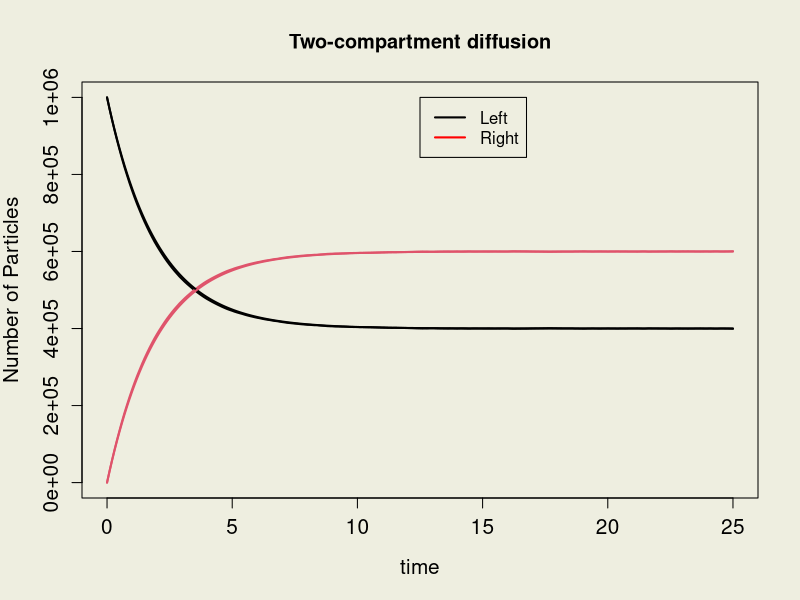

R code for this plot:
# Dynamic Models in Biology, Stephen Ellner and John Guckenheimer
# TwoState2.R simulates a group of particles moving 
# back and forth between two compartments, using a coin-tossing
# process. In time interval dt, each particle in the left box has
# probability R*dt of moving to the right box, and each one in the right
# box has probability L*dt of moving into the left box. For dt small
# and a large number of particles, the process should be approximated
# by a two-compartment differential equation
#
#   dQ1/dt= -R*Q1 + L*Q2      dQ2/dt= -L*Q2 + R*Q11
#
# Simulations of the Markov Chain are plotted along with solutions
# of the differential equation using R's ode function.  


rm(list=ls(all=TRUE)); # clear past actions from R's memory 
require(deSolve);

# parameters
R=0.3; L=0.2; dt=0.1; tmax=25; 

# initial condition
nL0=10^6; nR0=0; ntot=nL0+nR0; 

# movement probabilities per time step 
Rdt=R*dt; Ldt=L*dt;

# initialize variables for current population size
nL=nL0; nR=nR0; 

# initialize vectors storing the results over time
ntL=nL; ntR=nR;  t=0; tvals=0;

while(t<tmax) {
   # how many move from L to R?
    moveR=ifelse(nL>0, rbinom(1,nL,Rdt), 0);
   # how many move from R to L?
    moveL=ifelse(nR>0, rbinom(1,nR,Ldt), 0);
   # make the changes
     nL=nL + moveL - moveR;
     nR=nR + moveR - moveL;
   # store the results for plotting
   	t=t+dt; tvals=c(tvals,t);
	ntL=c(ntL,nL); ntR=c(ntR,nR);
} 

# solve the ODEs for the continuous time chain (dt -> 0)
diffus2=function(t,y,parms) {
  dy= c( -R*y[1]+L*y[2], R*y[1]-L*y[2] );
  return(list(dy))
}	 

out=ode(y=c(nL0,nR0),times=seq(0,tmax,by=dt),func=diffus2,parms=0);

# plot stochastic simulation and deterministic solutions
par(bg="ivory2",cex.axis=1.25,cex.lab=1.25);  
matplot(tvals,cbind(ntL,ntR),type="l",lty=1,lwd=2,ylim=c(0,ntot), xlab="time",ylab="Number of Particles")
matpoints(out[,1],out[,2:3],type="l",lty=1,lwd=2); 	 
title(main="Two-compartment diffusion")
legend(0.5*tmax,ntot,legend=c("Left","Right"),col=c("Black","Red"),lty=1,lwd=2)
